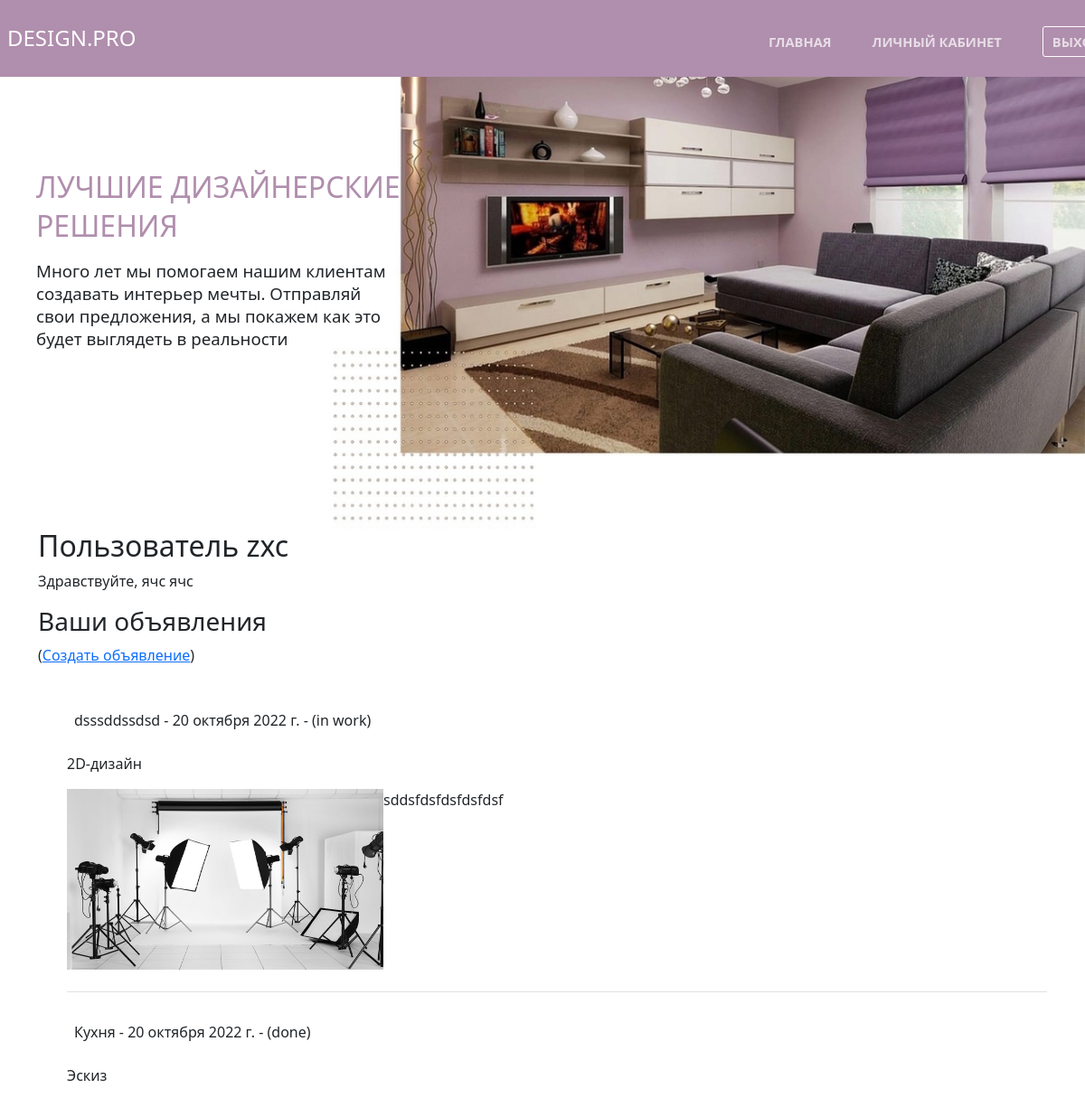
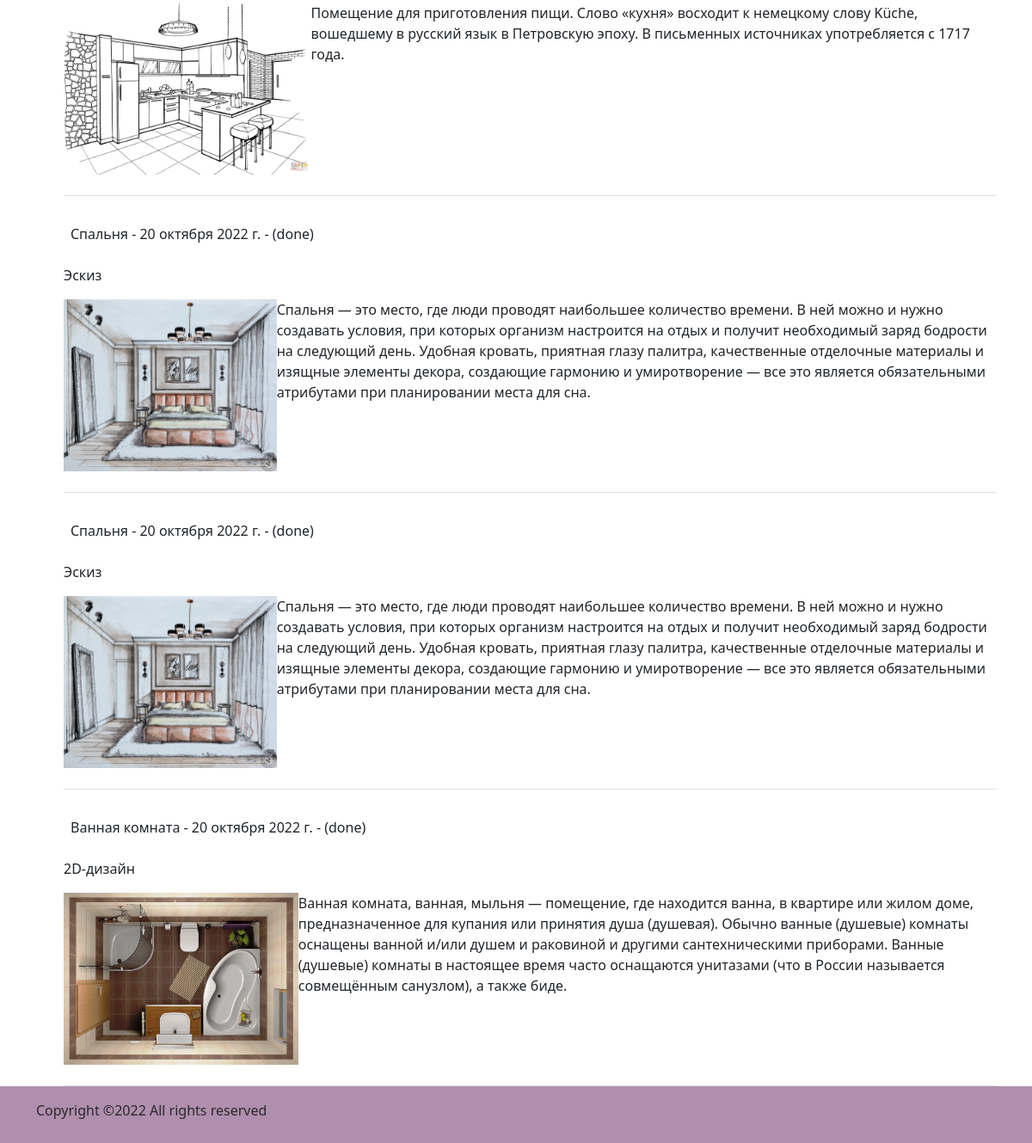
/catalog/accounts/profile/ (signed in), run on the app's committed database (2 pictures, top to bottom).
### catalog/models.py (models this page shows, shortened)
class User(AbstractUser):
    name = models.CharField(max_length=200, verbose_name='Имя', blank=False)
    surname = models.CharField(max_length=200, verbose_name='Фамилия', blank=False)
    username = models.CharField(max_length=200, verbose_name='Логин', unique=True, blank=False)
    email = models.EmailField(max_length=200, verbose_name='Почта', unique=True, blank=False)
    password = models.CharField(max_length=200, verbose_name='Пароль', blank=False)
    role = models.CharField(max_length=200, verbose_name='Роль',
                            choices=(('admin', 'Администратор'), ('user', 'Пользователь')), default='user')

class Application(models.Model):
    name = models.CharField(max_length=200, verbose_name='Название', blank=False)
    username = models.ForeignKey('User', on_delete=models.SET_NULL, null=True)
    description = models.TextField(max_length=1000, help_text='Напишите описание ', blank=False)
    categories = models.ForeignKey('Categorise', verbose_name='Категория', on_delete=models.CASCADE)
    image = models.ImageField(max_length=254, upload_to=get_name_file,
                              null=True, blank=False,
                              validators=[FileExtensionValidator(allowed_extensions=['jpg', 'jpeg', 'png', 'bmp'])])
    status = models.CharField(max_length=200, verbose_name='Статус',
                              choices=(('new', 'Новая'), ('in work', 'Принято в работу'), ('done', 'Выполнено')),
                              default='new')
    date = models.DateField(verbose_name='Дата добавления', auto_now_add=True)
    img = models.ImageField(max_length=254, upload_to=get_name_file, null=True, blank=True,
                            validators=[FileExtensionValidator(allowed_extensions=['jpg', 'jpeg', 'png', 'bmp'])])
    comment = models.TextField(max_length=1000, help_text="Комментарий", blank=True)

class Categorise(models.Model):
    name = models.CharField(max_length=200, help_text="Напишите категорию", blank=False)
    def __str__(self):
        return self.name

### catalog/views.py (the view)
# urls.py: path('accounts/profile/', ApplicationListView.as_view(), name='profile'),
class ApplicationListView(LoginRequiredMixin, generic.ListView):
    model = Application
    template_name = 'profile.html'
    def get_queryset(self):
        return Application.objects.filter(username=self.request.user).order_by('-date')

### templates/profile.html (shortened to what this page needs)
{% extends "base_generic.html" %}
{% block content %}
   <h2>Пользователь {{ user.username }}</h2>
   {% if user.name and user.surname %}
       <p>Здравствуйте, {{ user.name }} {{ user.surname }} </p>
   {% else %}
       <p>Здравствуйте! </p>
   {% endif %}
   <h3>Ваши объявления</h3>
    <p>(<a href="{% url 'createapp' %}">Создать объявление</a>)</p>
    {% if application_list  %}
        <ul>
            {% for application in application_list %}<br>
                    <div class=" border-bottom box-shadow">
                        <p class="p-2"> {{application.name}} - {{application.date}} - ({{application.status}})
                            </p>
                        <p> {{application.categories}}</p>
                          <div class="d-flex ">
                             <img src="{{application.image.url}}" height="200px" width="350px">
                            <p class="p"> {{application.description}}</p>
                        </div><br>
                    </div>
            {% endfor %}
        </ul>
    {% else %}
        <p>Объявлений нет</p>
    {% endif %}
{% endblock %}

### catalog/static/css/style.css (style rules this page uses)
* { margin: 0; padding: 0; }
body { background-color: #b08ead!important; }

### data on the page
User: username "zxc", name "ячс", surname "ячс"
Application: name "dsssddssdsd", date "20 октября 2022 г.", status "in work", categories "2D-дизайн", image (picture), description "sddsfdsfdsfdsfdsf"
Application: name "Кухня", date "20 октября 2022 г.", status "done", categories "Эскиз", image (picture), description "Помещение для приготовления пищи. Слово «кухня» восходит к немецкому слову Küche, вошедшему в русский язык в Петровскую эпоху. В письменных источниках употребляется с 1717 года."
Application: name "Спальня", date "20 октября 2022 г.", status "done", categories "Эскиз", image (picture), description "Спальня — это место, где люди проводят наибольшее количество времени. В ней можно и нужно создавать условия, при которых организм настроится на отдых и получит необходимый заряд бодрости на следующий день. Удобная кровать, приятная глазу палитра, качественные отделочные материалы и изящные элементы декора, создающие гармонию и умиротворение — все это является обязательными атрибутами при планировании места для сна."
Application: name "Спальня", date "20 октября 2022 г.", status "done", categories "Эскиз", image (picture), description "Спальня — это место, где люди проводят наибольшее количество времени. В ней можно и нужно создавать условия, при которых организм настроится на отдых и получит необходимый заряд бодрости на следующий день. Удобная кровать, приятная глазу палитра, качественные отделочные материалы и изящные элементы декора, создающие гармонию и умиротворение — все это является обязательными атрибутами при планировании места для сна."
Application: name "Ванная комната", date "20 октября 2022 г.", status "done", categories "2D-дизайн", image (picture), description "Ванная комната, ванная, мыльня — помещение, где находится ванна, в квартире или жилом доме, предназначенное для купания или принятия душа (душевая). Обычно ванные (душевые) комнаты оснащены ванной и/или душем и раковиной и другими сантехническими приборами. Ванные (душевые) комнаты в настоящее время часто оснащаются унитазами (что в России называется совмещённым санузлом), а также биде."
